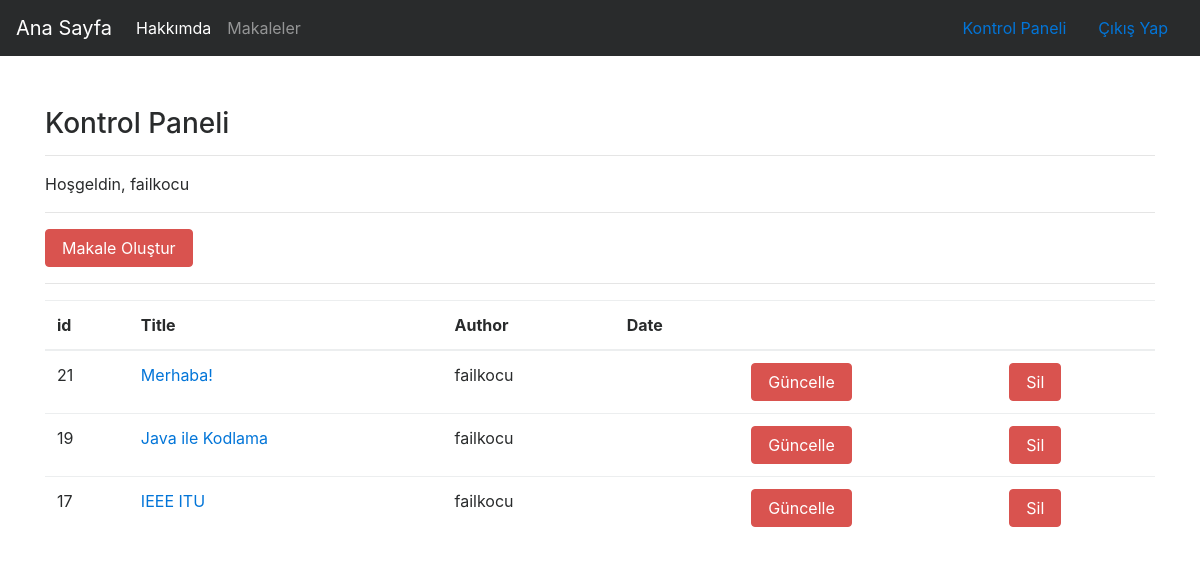
The page /dashboard/ (signed in) on the database its author committed.
### article/models.py (models this page shows, shortened)
class Article(models.Model):
    author=models.ForeignKey("auth.User", on_delete=models.CASCADE,verbose_name="Yazar")
    title=models.CharField(max_length=50,verbose_name="Başlık")
    content=RichTextField()
    created_dated=models.DateTimeField(auto_now_add=True,verbose_name="Oluşturulma Tarihi")
    article_image= models.FileField(blank=True,null=True, verbose_name="Makaleye Fotoğraf ekleyin")
    class Meta:
        ordering=['-created_dated']

### article/views.py (the view)
# urls.py: path("dashboard/", views.dashboard, name="dashboard")
@login_required(login_url="user:login")
def dashboard(request):
    articles= Article.objects.filter(author=request.user)
    context={"articles": articles}
    return render(request,"dashboard.html",context)

### templates/dashboard.html (shortened to what this page needs)
{% extends "layout.html" %}
{% block body %}
<h3>Kontrol Paneli</h3>
<hr>
<p>Hoşgeldin, {{user.username}}
<hr><a  class="btn btn-danger"  href="/articles/addarticle">Makale Oluştur</a>
<hr>
{% if articles %}
<table class="table">
    <div ><thead class="thead-dark" >
      <tr>
        <th scope="col">id</th>
        <th scope="col">Title</th>
        <th scope="col">Author</th>
        <th scope="col">Date</th>
        <th scope="col"></th>
        <th scope="col"></th>
      </tr></div>
    <tbody>
    {% for article in articles%}
      <tr>
        <td>{{article.id}}</td>
        <td><a href="/articles/article/{{article.id}}">{{article.title}}</a></td>
        <td>{{article.author}}</td>
        <td>{{article.time}}</td>
        <td><a href="/articles/update/{{article.id}}" class="btn btn-danger">Güncelle</a></td>
        <td><a href="/articles/delete/{{article.id}}" class="btn btn-danger">Sil</a></td>
      </tr>
    {% endfor %}
    </tbody>
  </table>
{% else %}
<div class= "alert alert-danger">Ups... Gösterilecek bir şey yok.</div>
{% endif %}
{% endblock %}

### rows shown on the page
Article: id "21", title "Merhaba!", author "failkocu"
Article: id "19", title "Java ile Kodlama", author "failkocu"
Article: id "17", title "IEEE ITU", author "failkocu"

### other values the page prints
{{ user.username }} "failkocu"
